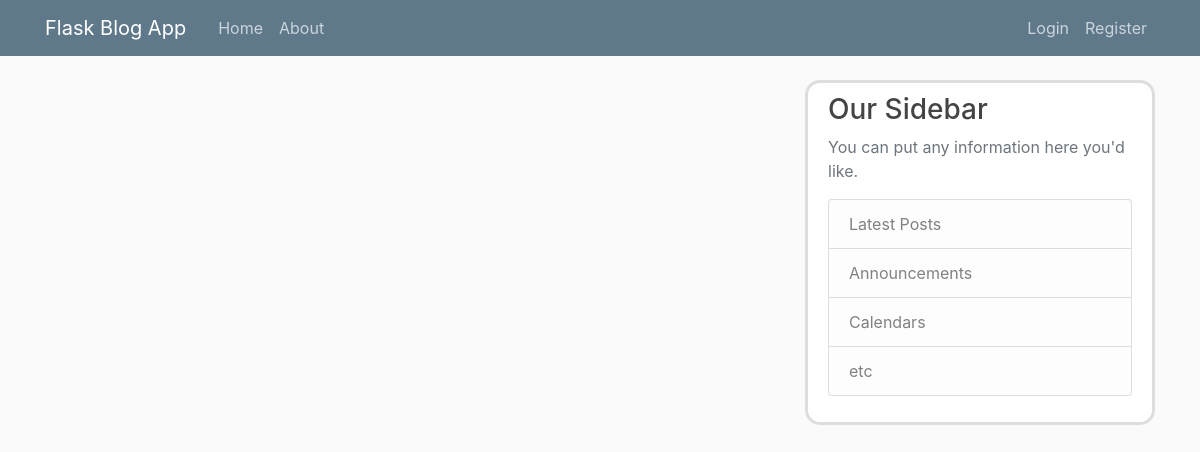
Page /home on the earlier database version.
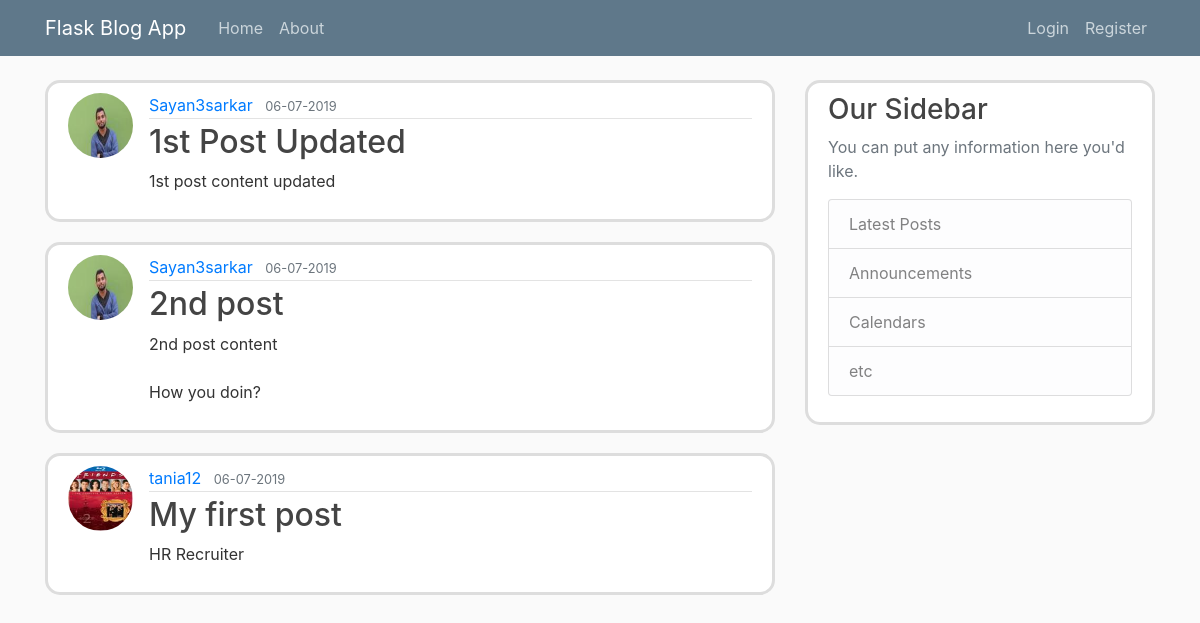
Same page on the later database version.
### flaskblog/models.py (models this page shows, shortened)
class Post(db.Model):
	id = db.Column(db.Integer, primary_key = True)
	title = db.Column(db.String(100), nullable = False)
	date_posted = db.Column(db.DateTime, nullable = False, default = datetime.utcnow)
	content = db.Column(db.Text, nullable = False)
	user_id = db.Column(db.Integer, db.ForeignKey('user.id'), nullable = False) #Here 'user.id' represents 'id'

class User(db.Model, UserMixin):
	id = db.Column(db.Integer, primary_key = True)
	username = db.Column(db.String(20), unique = True, nullable = False)
	email = db.Column(db.String(120), unique = True, nullable = False)
	image_file = db.Column(db.String(20), nullable = False, default = 'default.jpg')
	password = db.Column(db.String(20), nullable = False)
	posts = db.relationship('Post', backref = 'author', lazy = True) #Here 'Post' is the actual classname/tablename

### flaskblog/routes.py (the view)
@app.route('/')
@app.route('/home')
def home():
	posts = Post.query.all()
	return render_template('home.html', posts = posts)

### flaskblog/templates/home.html
{% extends "layout.html" %}
{% block content %}
	{% for post in posts %}
		<article class="media content-section">
			<img class="rounded-circle article-img" src="{{ url_for('static', filename='profile_pics/' + post.author.image_file) }}">
		  <div class="media-body">
		    <div class="article-metadata">
		      <a class="mr-2" href="#">{{ post.author.username }}</a>
		      <small class="text-muted">{{ post.date_posted.strftime('%d-%m-%Y') }}</small>
		    </div>
		    <h2><a class="article-title" href="{{ url_for('post',post_id=post.id) }}">{{ post.title }}</a></h2>
		    <p class="article-content">{{ post.content }}</p>
		  </div>
		</article>
	{% endfor %}
{% endblock content %}

### flaskblog/templates/layout.html (shortened to what this page needs)
<!DOCTYPE html>
<html>
<head>
    <link rel="stylesheet" href="https://maxcdn.bootstrapcdn.com/bootstrap/4.0.0/css/bootstrap.min.css">
    <link rel="stylesheet" type="text/css" href="{{ url_for('static', filename='main.css') }}">
</head>
<body>
    <header class="site-header">
      <nav class="navbar navbar-expand-md navbar-dark bg-steel fixed-top">
        <div class="container">
          <a class="navbar-brand mr-4" href="/">Flask Blog App</a>
          <div class="collapse navbar-collapse" id="navbarToggle">
            <div class="navbar-nav mr-auto">
              <a class="nav-item nav-link" href="{{ url_for('home') }}">Home</a>
              <a class="nav-item nav-link" href="{{ url_for('about') }}">About</a>
            </div>
            <div class="navbar-nav">
              {% if current_user.is_authenticated %}
                <a class="nav-item nav-link" href="{{ url_for('new_post') }}">Add Post</a>
                <a class="nav-item nav-link" href="{{ url_for('account') }}">Account</a>
                <a class="nav-item nav-link" href="{{ url_for('logout') }}">Logout</a>
              {% else %}
              <a class="nav-item nav-link" href="{{ url_for('login') }}">Login</a>
              <a class="nav-item nav-link" href="{{ url_for('register') }}">Register</a>
              {% endif %}
            </div>
          </div>
        </div>
      </nav>
    </header>
    <main role="main" class="container">
      <div class="row">
        <div class="col-md-8">
          {% block content %}{% endblock %}
        </div>
        <div class="col-md-4">
          <div class="content-section">
            <h3>Our Sidebar</h3>
            <p class='text-muted'>You can put any information here you'd like.
              <ul class="list-group">
                <li class="list-group-item list-group-item-light">Latest Posts</li>
                <li class="list-group-item list-group-item-light">Announcements</li>
                <li class="list-group-item list-group-item-light">Calendars</li>
                <li class="list-group-item list-group-item-light">etc</li>
              </ul>
            </p>
          </div>
        </div>
      </div>
    </main>
</body>
</html>

### flaskblog/static/main.css (style rules this page uses)
body { background: #fafafa; color: #333333; margin-top: 5rem; }
h1, h2, h3, h4, h5, h6 { color: #444444; }
.bg-steel { background-color: #5f788a; }
.site-header .navbar-nav .nav-link { color: #cbd5db; }
.content-section { background: #ffffff; padding: 10px 20px; border: 3px solid #dddddd; border-radius: 15px; margin-bottom: 20px; }
.article-title { color: #444444; }
.article-content { white-space: pre-line; }
.article-img { height: 65px; width: 65px; margin-right: 16px; }
.article-metadata { padding-bottom: 1px; margin-bottom: 4px; border-bottom: 1px solid #e3e3e3 }

Differences in the rows shown:
added Post: image_file (picture), author.username "Sayan3sarkar", date_posted "06-07-2019", title "1st Post Updated", content "1st post content updated"
added Post: image_file (picture), author.username "Sayan3sarkar", date_posted "06-07-2019", title "2nd post", content "2nd post content How you doin?"
added Post: image_file (picture), author.username "tania12", date_posted "06-07-2019", title "My first post", content "HR Recruiter"
